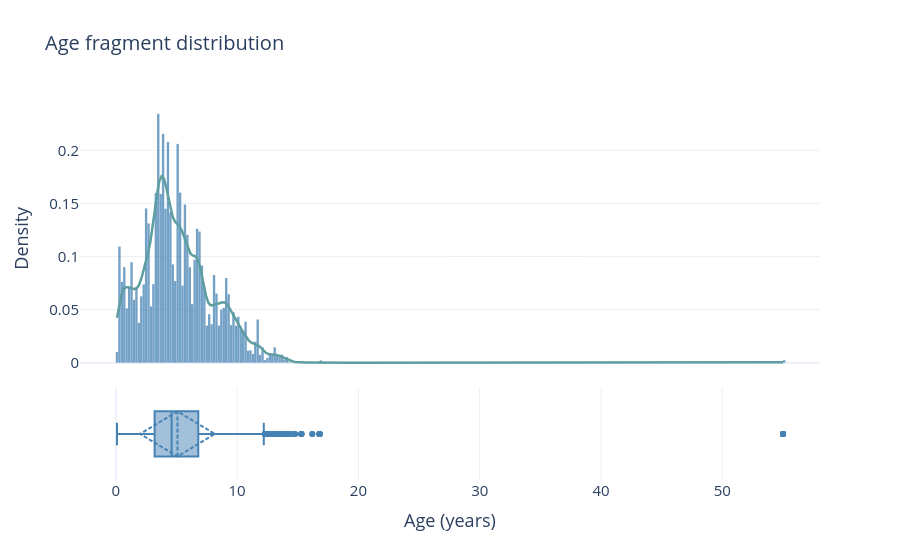

This figure's notebook cell:
### Markdown cell above
#### 3.3.1. Age distribution (by fragment)

### Code cell
# --- 1. Datos ---
ages = df["age"]

# --- 2. Estimar KDE ---
kde = gaussian_kde(ages)
x_kde = np.linspace(ages.min(), ages.max(), 300)
y_kde = kde(x_kde)

# --- 3. Crear figura: 2 filas, eje X compartido ---
fig = make_subplots(
    rows=2, cols=1,
    shared_xaxes=True,
    row_heights=[0.75, 0.25],   # histograma más grande, boxplot como "resumen" fino
    vertical_spacing=0.03,
)

# --- Histograma (normalizado a densidad para que la escala coincida con la KDE) ---
fig.add_trace(
    go.Histogram(
        x=ages,
        histnorm="probability density",
        name="Duration",
        marker_color="steelblue",
        opacity=0.75,
        showlegend=False,
    ),
    row=1, col=1
)

# --- KDE ---
fig.add_trace(
    go.Scatter(
        x=x_kde,
        y=y_kde,
        mode="lines",
        name="KDE",
        line=dict(color="cadetblue", width=2.5),
        showlegend=False,
    ),
    row=1, col=1
)

# --- Boxplot horizontal ---
fig.add_trace(
    go.Box(
        x=ages,
        name="Duration",
        marker_color="steelblue",
        line_color="steelblue",
        boxpoints="outliers",   # muestra outliers como puntos
        showlegend=False,
        boxmean="sd"
    ),
    row=2, col=1
)

# --- 4. Layout ---
fig.update_layout(
    template="plotly_white",
    title_text="Age fragment distribution",
    font=dict(size=15),
    title_font=dict(size=20),
    bargap=0.02,
)
fig.update_yaxes(title_text="Density", row=1, col=1)
fig.update_yaxes(showticklabels=False, row=2, col=1)
fig.update_xaxes(title_text="Age (years)", row=2, col=1)

fig.show()
fig.write_image("assets/filtered/age_fragment_distribution.png", scale=5)

### Figure 1 — Plotly figure (JSON) as saved in the notebook; plotly's stock layout.template omitted (floating-point values rounded to 4 significant figures; data arrays with more than 128 entries replaced by an {"elided": "..."} marker saying what was removed)
{"data": [{"histnorm": "probability density", "marker": {"color": "steelblue"}, "name": "Duration", "opacity": 0.75, "showlegend": false, "type": "histogram", "x": {"elided": "19064 float values"}, "xaxis": "x", "yaxis": "y"}, {"line": {"color": "cadetblue", "width": 2.5}, "mode": "lines", "name": "KDE", "showlegend": false, "type": "scatter", "x": {"elided": "300 float values"}, "xaxis": "x", "y": {"elided": "300 float values"}, "yaxis": "y"}, {"boxmean": "sd", "boxpoints": "outliers", "line": {"color": "steelblue"}, "marker": {"color": "steelblue"}, "name": "Duration", "showlegend": false, "type": "box", "x": {"elided": "19064 float values"}, "xaxis": "x2", "yaxis": "y2"}], "layout": {"bargap": 0.02, "font": {"size": 15}, "title": {"font": {"size": 20}, "text": "Age fragment distribution"}, "xaxis": {"anchor": "y", "domain": [0, 1], "matches": "x2", "showticklabels": false}, "xaxis2": {"anchor": "y2", "domain": [0, 1], "title": {"text": "Age (years)"}}, "yaxis": {"anchor": "x", "domain": [0.2725, 1], "title": {"text": "Density"}}, "yaxis2": {"anchor": "x2", "domain": [0, 0.2425], "showticklabels": false}}}
